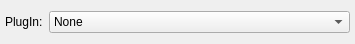
<?xml version="1.0" encoding="UTF-8"?>
<ui version="4.0">
 <class>PlugInPage</class>
 <widget class="QWidget" name="PlugInPage">
  <property name="geometry">
   <rect>
    <x>0</x>
    <y>0</y>
    <width>355</width>
    <height>44</height>
   </rect>
  </property>
  <property name="windowTitle">
   <string>Form</string>
  </property>
  <layout class="QHBoxLayout">
   <property name="margin">
    <number>5</number>
   </property>
   <item>
    <widget class="QLabel" name="label">
     <property name="sizePolicy">
      <sizepolicy hsizetype="Fixed" vsizetype="Preferred">
       <horstretch>0</horstretch>
       <verstretch>0</verstretch>
      </sizepolicy>
     </property>
     <property name="text">
      <string>PlugIn:</string>
     </property>
    </widget>
   </item>
   <item>
    <widget class="QComboBox" name="m_plugIn">
     <item>
      <property name="text">
       <string>None</string>
      </property>
     </item>
    </widget>
   </item>
  </layout>
 </widget>
 <resources/>
 <connections/>
</ui>
